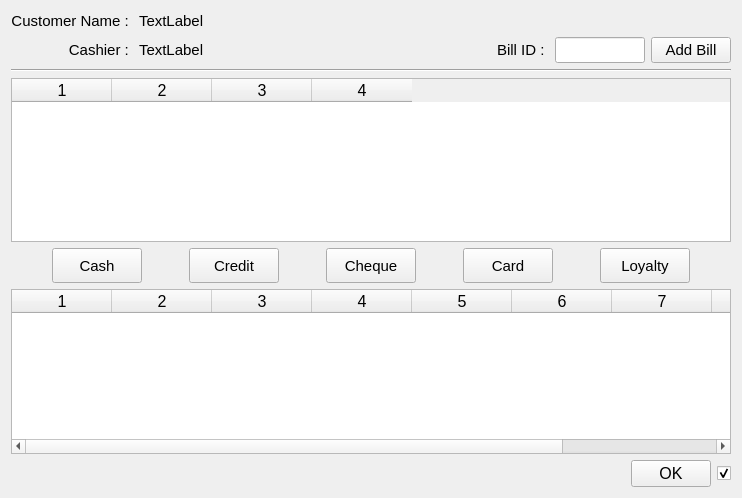
<?xml version="1.0" encoding="UTF-8"?>
<ui version="4.0">
 <class>LatePaymentWidget</class>
 <widget class="QWidget" name="LatePaymentWidget">
  <property name="geometry">
   <rect>
    <x>0</x>
    <y>0</y>
    <width>742</width>
    <height>498</height>
   </rect>
  </property>
  <property name="windowTitle">
   <string>Form</string>
  </property>
  <layout class="QVBoxLayout" name="verticalLayout">
   <item>
    <layout class="QGridLayout" name="gridLayout">
     <item row="0" column="0">
      <widget class="QLabel" name="label_3">
       <property name="font">
        <font>
         <pointsize>11</pointsize>
        </font>
       </property>
       <property name="text">
        <string>Customer Name : </string>
       </property>
       <property name="alignment">
        <set>Qt::AlignRight|Qt::AlignTrailing|Qt::AlignVCenter</set>
       </property>
      </widget>
     </item>
     <item row="0" column="1">
      <widget class="QLabel" name="customerName">
       <property name="font">
        <font>
         <pointsize>11</pointsize>
        </font>
       </property>
       <property name="text">
        <string>TextLabel</string>
       </property>
      </widget>
     </item>
     <item row="0" column="2">
      <spacer name="horizontalSpacer">
       <property name="orientation">
        <enum>Qt::Horizontal</enum>
       </property>
       <property name="sizeHint" stdset="0">
        <size>
         <width>40</width>
         <height>20</height>
        </size>
       </property>
      </spacer>
     </item>
     <item row="1" column="0">
      <widget class="QLabel" name="label_7">
       <property name="font">
        <font>
         <pointsize>11</pointsize>
        </font>
       </property>
       <property name="text">
        <string>Cashier : </string>
       </property>
       <property name="alignment">
        <set>Qt::AlignRight|Qt::AlignTrailing|Qt::AlignVCenter</set>
       </property>
      </widget>
     </item>
     <item row="1" column="1">
      <widget class="QLabel" name="cashierName">
       <property name="font">
        <font>
         <pointsize>11</pointsize>
        </font>
       </property>
       <property name="text">
        <string>TextLabel</string>
       </property>
      </widget>
     </item>
     <item row="1" column="2">
      <layout class="QHBoxLayout" name="horizontalLayout_3">
       <item>
        <spacer name="horizontalSpacer_2">
         <property name="orientation">
          <enum>Qt::Horizontal</enum>
         </property>
         <property name="sizeHint" stdset="0">
          <size>
           <width>40</width>
           <height>20</height>
          </size>
         </property>
        </spacer>
       </item>
       <item>
        <widget class="QLabel" name="label">
         <property name="font">
          <font>
           <pointsize>11</pointsize>
          </font>
         </property>
         <property name="text">
          <string>Bill ID : </string>
         </property>
        </widget>
       </item>
       <item>
        <widget class="QLineEdit" name="billIdText">
         <property name="sizePolicy">
          <sizepolicy hsizetype="Minimum" vsizetype="Fixed">
           <horstretch>0</horstretch>
           <verstretch>0</verstretch>
          </sizepolicy>
         </property>
         <property name="maximumSize">
          <size>
           <width>90</width>
           <height>16777215</height>
          </size>
         </property>
         <property name="font">
          <font>
           <pointsize>11</pointsize>
          </font>
         </property>
        </widget>
       </item>
       <item>
        <widget class="QPushButton" name="addBillBtn">
         <property name="font">
          <font>
           <pointsize>11</pointsize>
          </font>
         </property>
         <property name="text">
          <string>Add Bill</string>
         </property>
        </widget>
       </item>
      </layout>
     </item>
    </layout>
   </item>
   <item>
    <widget class="Line" name="line">
     <property name="orientation">
      <enum>Qt::Horizontal</enum>
     </property>
    </widget>
   </item>
   <item>
    <widget class="QTableWidget" name="bills">
     <property name="font">
      <font>
       <pointsize>12</pointsize>
      </font>
     </property>
     <property name="columnCount">
      <number>4</number>
     </property>
     <column/>
     <column/>
     <column/>
     <column/>
    </widget>
   </item>
   <item>
    <layout class="QHBoxLayout" name="horizontalLayout">
     <item>
      <widget class="QPushButton" name="cashBtn">
       <property name="minimumSize">
        <size>
         <width>90</width>
         <height>35</height>
        </size>
       </property>
       <property name="maximumSize">
        <size>
         <width>90</width>
         <height>35</height>
        </size>
       </property>
       <property name="font">
        <font>
         <pointsize>11</pointsize>
        </font>
       </property>
       <property name="text">
        <string>Cash</string>
       </property>
      </widget>
     </item>
     <item>
      <widget class="QPushButton" name="creditBtn">
       <property name="minimumSize">
        <size>
         <width>90</width>
         <height>35</height>
        </size>
       </property>
       <property name="maximumSize">
        <size>
         <width>90</width>
         <height>35</height>
        </size>
       </property>
       <property name="font">
        <font>
         <pointsize>11</pointsize>
        </font>
       </property>
       <property name="text">
        <string>Credit</string>
       </property>
      </widget>
     </item>
     <item>
      <widget class="QPushButton" name="chequeBtn">
       <property name="minimumSize">
        <size>
         <width>90</width>
         <height>35</height>
        </size>
       </property>
       <property name="maximumSize">
        <size>
         <width>90</width>
         <height>35</height>
        </size>
       </property>
       <property name="font">
        <font>
         <pointsize>11</pointsize>
        </font>
       </property>
       <property name="text">
        <string>Cheque</string>
       </property>
      </widget>
     </item>
     <item>
      <widget class="QPushButton" name="cardBtn">
       <property name="minimumSize">
        <size>
         <width>90</width>
         <height>35</height>
        </size>
       </property>
       <property name="maximumSize">
        <size>
         <width>90</width>
         <height>35</height>
        </size>
       </property>
       <property name="font">
        <font>
         <pointsize>11</pointsize>
        </font>
       </property>
       <property name="text">
        <string>Card</string>
       </property>
      </widget>
     </item>
     <item>
      <widget class="QPushButton" name="loyaltyBtn">
       <property name="minimumSize">
        <size>
         <width>90</width>
         <height>35</height>
        </size>
       </property>
       <property name="maximumSize">
        <size>
         <width>90</width>
         <height>35</height>
        </size>
       </property>
       <property name="font">
        <font>
         <pointsize>11</pointsize>
        </font>
       </property>
       <property name="text">
        <string>Loyalty</string>
       </property>
      </widget>
     </item>
    </layout>
   </item>
   <item>
    <widget class="QTableWidget" name="tableWidget">
     <property name="font">
      <font>
       <pointsize>12</pointsize>
      </font>
     </property>
     <property name="columnCount">
      <number>9</number>
     </property>
     <column/>
     <column/>
     <column/>
     <column/>
     <column/>
     <column/>
     <column/>
     <column/>
     <column/>
    </widget>
   </item>
   <item>
    <layout class="QHBoxLayout" name="horizontalLayout_2">
     <item>
      <spacer name="horizontalSpacer_3">
       <property name="orientation">
        <enum>Qt::Horizontal</enum>
       </property>
       <property name="sizeHint" stdset="0">
        <size>
         <width>40</width>
         <height>20</height>
        </size>
       </property>
      </spacer>
     </item>
     <item>
      <widget class="QPushButton" name="okBtn">
       <property name="font">
        <font>
         <pointsize>12</pointsize>
        </font>
       </property>
       <property name="text">
        <string>OK</string>
       </property>
      </widget>
     </item>
     <item>
      <widget class="QCheckBox" name="doPrintCB">
       <property name="text">
        <string/>
       </property>
       <property name="icon">
        <iconset>
         <normaloff>icons/print.png</normaloff>icons/print.png</iconset>
       </property>
       <property name="checked">
        <bool>true</bool>
       </property>
      </widget>
     </item>
    </layout>
   </item>
  </layout>
 </widget>
 <resources/>
 <connections/>
</ui>
